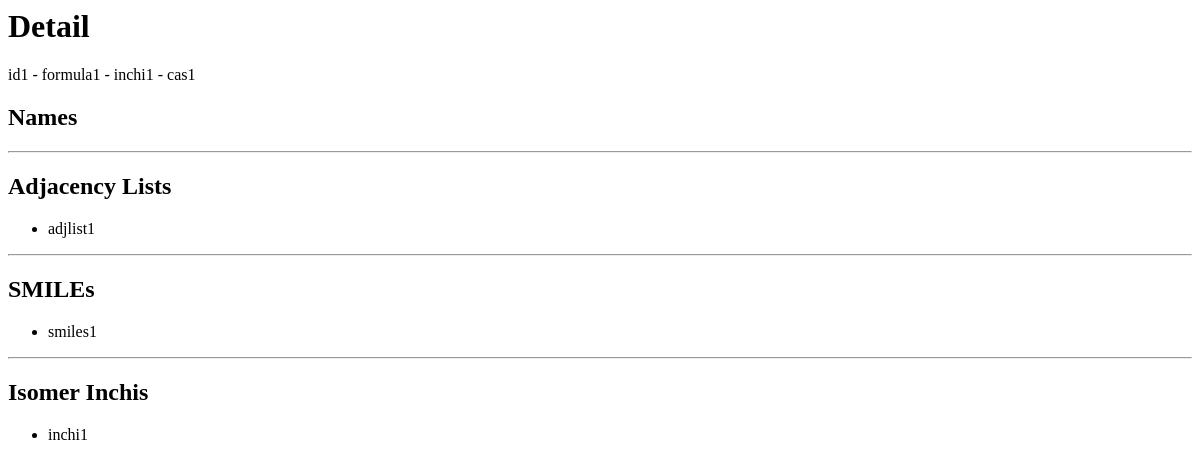
Before: /species_detail/1 with the older database file.
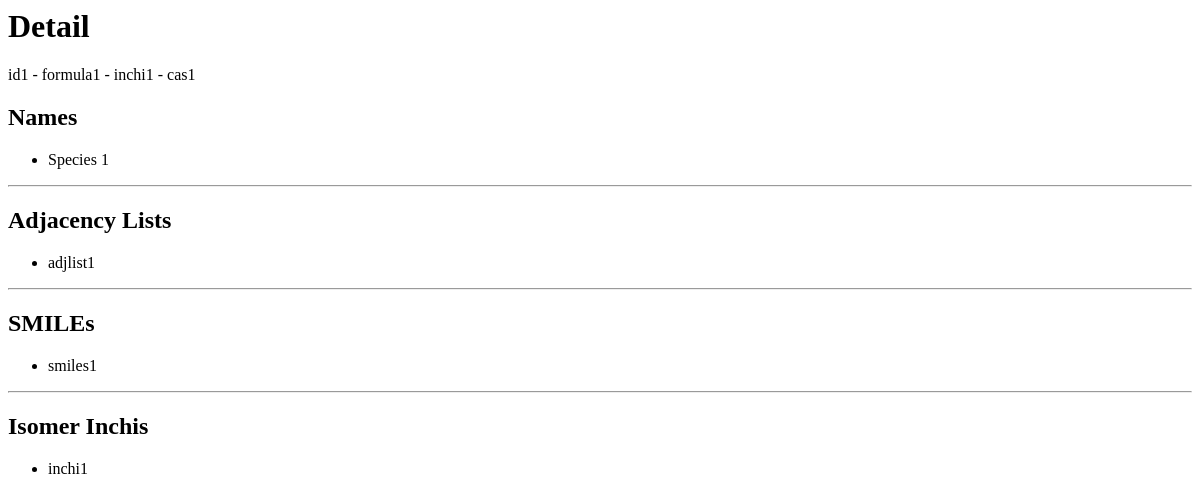
After: the same page with the newer database file.
### database/models/reaction_species.py (models this page shows, shortened)
class Structure(models.Model):
    isomer = models.ForeignKey(Isomer, on_delete=models.CASCADE)
    smiles = models.CharField('SMILES', blank=True, max_length=500)
    adjacencyList = models.TextField('Adjacency List')
    electronicState = models.IntegerField('Electronic State')

### database/models/kinetic_model.py (models this page shows, shortened)
class SpeciesName(models.Model):
    species = models.ForeignKey(Species, on_delete=models.CASCADE)
    kineticModel = models.ForeignKey(KineticModel, blank=True, null=True, on_delete=models.CASCADE)
    name = models.CharField(blank=True, max_length=200)
    class Meta:
        verbose_name_plural = "Alternative Species Names"

### database/views.py (the view)
# urls.py: path(r"species_detail/<int:pk>", views.SpeciesDetail.as_view(), name="species-detail")
class SpeciesDetail(DetailView):
    model = Species
    def get_context_data(self, **kwargs):
        context = super().get_context_data(**kwargs)
        structures = Structure.objects.filter(isomer__species=self.get_object())
        context["names"] = (
            self.get_object().speciesname_set.all().values_list("name", flat=True)
        )
        context["adjlists"] = structures.values_list("adjacencyList", flat=True)
        context["smiles"] = structures.values_list("smiles", flat=True)
        context["isomer_inchis"] = self.get_object().isomer_set.values_list(
            "inchi", flat=True
        )
        return context

### database/templates/database/species_detail.html
<h1>Detail</h1>
{% block content %}
    {{ species.sPrimeID }} - {{ species.formula }} - {{ species.inchi }} - {{ species.cas }}
    <h2>Names</h2>
    <ul>
        {% for name in names %}
            <li>{{ name }}</li>
        {% endfor %}
    </ul>
    <hr>
    <h2>Adjacency Lists</h2>
    <ul>
        {% for adjlist in adjlists %}
            <li>{{ adjlist }}</li>
        {% endfor %}
    </ul>
    <hr>
    <h2>SMILEs</h2>
    <ul>
        {% for smile in smiles %}
            <li>{{ smile }}</li>
        {% endfor %}
    </ul>
    <hr>
    <h2>Isomer Inchis</h2>
    <ul>
        {% for isomer_inchi in isomer_inchis %}
            <li>{{ isomer_inchi }}</li>
        {% endfor %}
    </ul>
{% endblock %}

Changed rows visible on the page:
added SpeciesName: name "Species 1"
